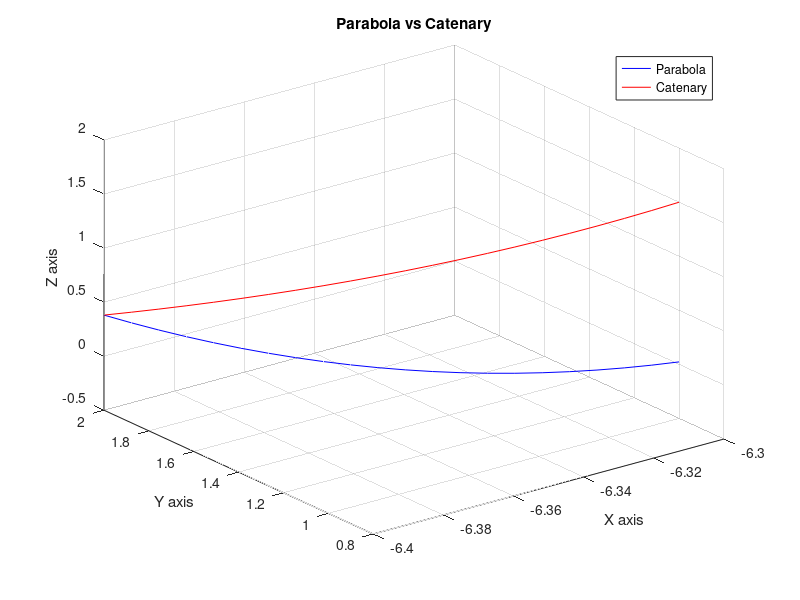

The MATLAB source for this figure:
clear;
clc;

cat=[-6.40000 2.00000 0.00000 -6.50000 3.00000 1.50000 -0.799 0.142 1.379]; %Posicion 36 catenary (coll car 36 - 38)
par=[4.00000 -0.08750 0.00000 1.10000 -0.95000 6.10000 1.111 -1.472 0.380];%Posicion 36 parabola

num_point_per_unit_length = 20;
delta_x = (cat(1,1) - cat(1,4));
delta_y = (cat(1,2) - cat(1,5));
delta_z = (cat(1,3) - cat(1,6));
dxy_ = sqrt(delta_x * delta_x + delta_y * delta_y );
dist_= sqrt(delta_x * delta_x + delta_y * delta_y + delta_z * delta_z );
u_x = delta_x /dxy_;
u_y = delta_y /dxy_;
d_ = dxy_;
d_z = abs(cat(1,3)-cat(1,6));

if (dxy_ < 0.0001)
	u_x = 0.0;
    u_y = 0.0;
	d_ = d_z;
end
	
if (d_ < 1.0)
        if (d_ < abs(cat(1,3)-cat(1,3)))
            num_point_catenary = ceil(abs(cat(1,3)-cat(1,3)) * 10.0);
        else
            num_point_catenary = ceil(d_ * 10.0);
        end
else
	num_point_catenary = ceil(num_point_per_unit_length * d_);
end

v_pts_par=[]; v_pts_cat=[];
% Catenary Equation
step = 0;
for c = 0:num_point_catenary
    x = cat(1,1) + u_x * step;
    y = cat(1,2) + u_y * step;
    
    z_c = cat(1,9)*cosh((step-cat(1,7))/cat(1,9))+(cat(1,8)-cat(1,9));
    z_p = par(1,7)*step*step+par(1,8)*step+par(1,9); % Catenary equation

    step = step + d_/ num_point_catenary;  
    v_pts_cat=[v_pts_cat;x,y,z_c];
    v_pts_par=[v_pts_par;x,y,z_p];
end

plot3(v_pts_par(:,1), v_pts_par(:,2), v_pts_par(:,3),'b', 'DisplayName','Parabola')
hold on;
plot3(v_pts_cat(:,1), v_pts_cat(:,2), v_pts_cat(:,3),'r', 'DisplayName','Catenary')
legend
xlabel('X axis');
ylabel('Y axis');
zlabel('Z axis')
title('Parabola vs Catenary');
grid;